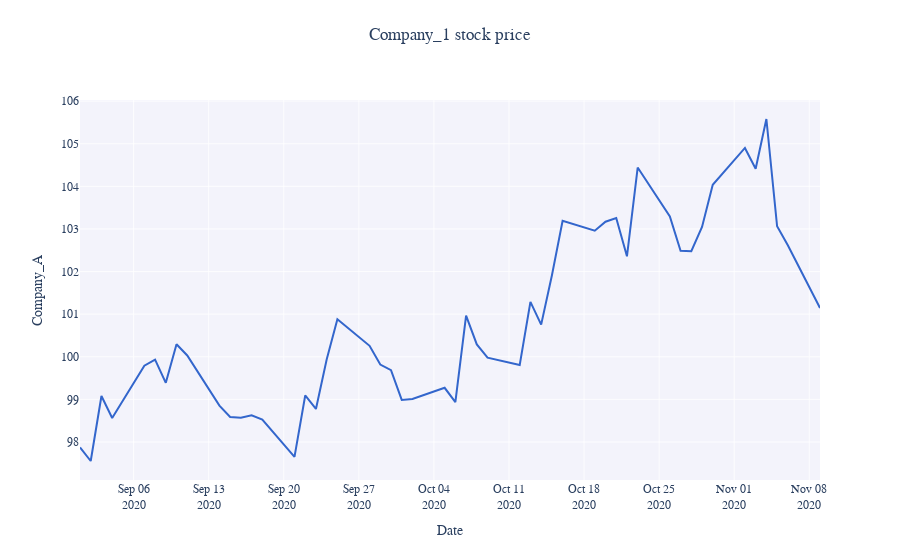

The notebook cell this image was saved under:
### Code cell
import numpy as np
import pandas as pd
import plotly.graph_objects as go
from plotly.offline import init_notebook_mode

init_notebook_mode(connected=True)

returns = np.random.randn(50)
price = 100 + np.cumsum(returns)

dates = pd.date_range(start='2020-09-01', periods=50, freq='B')
df = pd.DataFrame(zip(dates, price), columns=['Date','Company_A'])


fig = go.Figure()

fig.add_trace(go.Scatter(
    x=df['Date'],
    y=df['Company_A'],
    mode='lines',
    line=dict(color='#3366cc', width=2)
))

fig.update_layout(
    title={
        'text': 'Company_1 stock price',
        'y':0.95,
        'x':0.5,
        'xanchor': 'center',
        'yanchor': 'top'
    },
    xaxis_title='Date',
    yaxis_title='Company_A',
    plot_bgcolor='rgba(240, 240, 250, 0.8)',
    xaxis=dict(
        showgrid=True,
        gridcolor='rgba(255, 255, 255, 0.8)',
        tickformat='%b %d<br>%Y'
    ),
    yaxis=dict(
        showgrid=True,
        gridcolor='rgba(255, 255, 255, 0.8)',
    ),
    font=dict(family="Arial, sans-serif")
)

fig.show()

### Figure 1 — Plotly figure (JSON) as saved in the notebook; plotly's stock layout.template omitted (floating-point values rounded to 4 significant figures)
{"data": [{"line": {"color": "#3366cc", "width": 2}, "mode": "lines", "type": "scatter", "x": ["2020-09-01T00:00:00", "2020-09-02T00:00:00", "2020-09-03T00:00:00", "2020-09-04T00:00:00", "2020-09-07T00:00:00", "2020-09-08T00:00:00", "2020-09-09T00:00:00", "2020-09-10T00:00:00", "2020-09-11T00:00:00", "2020-09-14T00:00:00", "2020-09-15T00:00:00", "2020-09-16T00:00:00", "2020-09-17T00:00:00", "2020-09-18T00:00:00", "2020-09-21T00:00:00", "2020-09-22T00:00:00", "2020-09-23T00:00:00", "2020-09-24T00:00:00", "2020-09-25T00:00:00", "2020-09-28T00:00:00", "2020-09-29T00:00:00", "2020-09-30T00:00:00", "2020-10-01T00:00:00", "2020-10-02T00:00:00", "2020-10-05T00:00:00", "2020-10-06T00:00:00", "2020-10-07T00:00:00", "2020-10-08T00:00:00", "2020-10-09T00:00:00", "2020-10-12T00:00:00", "2020-10-13T00:00:00", "2020-10-14T00:00:00", "2020-10-15T00:00:00", "2020-10-16T00:00:00", "2020-10-19T00:00:00", "2020-10-20T00:00:00", "2020-10-21T00:00:00", "2020-10-22T00:00:00", "2020-10-23T00:00:00", "2020-10-26T00:00:00", "2020-10-27T00:00:00", "2020-10-28T00:00:00", "2020-10-29T00:00:00", "2020-10-30T00:00:00", "2020-11-02T00:00:00", "2020-11-03T00:00:00", "2020-11-04T00:00:00", "2020-11-05T00:00:00", "2020-11-06T00:00:00", "2020-11-09T00:00:00"], "y": [97.87, 97.55, 99.08, 98.56, 99.79, 99.93, 99.39, 100.3, 100.0, 98.85, 98.59, 98.57, 98.63, 98.53, 97.65, 99.09, 98.78, 99.93, 100.9, 100.3, 99.82, 99.69, 98.99, 99.01, 99.27, 98.93, 101.0, 100.3, 99.98, 99.81, 101.3, 100.8, 101.9, 103.2, 103.0, 103.2, 103.3, 102.4, 104.4, 103.3, 102.5, 102.5, 103.0, 104.0, 104.9, 104.4, 105.6, 103.1, 102.6, 101.1]}], "layout": {"font": {"family": "Arial, sans-serif"}, "plot_bgcolor": "rgba(240, 240, 250, 0.8)", "title": {"text": "Company_1 stock price", "x": 0.5, "xanchor": "center", "y": 0.95, "yanchor": "top"}, "xaxis": {"gridcolor": "rgba(255, 255, 255, 0.8)", "showgrid": true, "tickformat": "%b %d<br>%Y", "title": {"text": "Date"}}, "yaxis": {"gridcolor": "rgba(255, 255, 255, 0.8)", "showgrid": true, "title": {"text": "Company_A"}}}}
